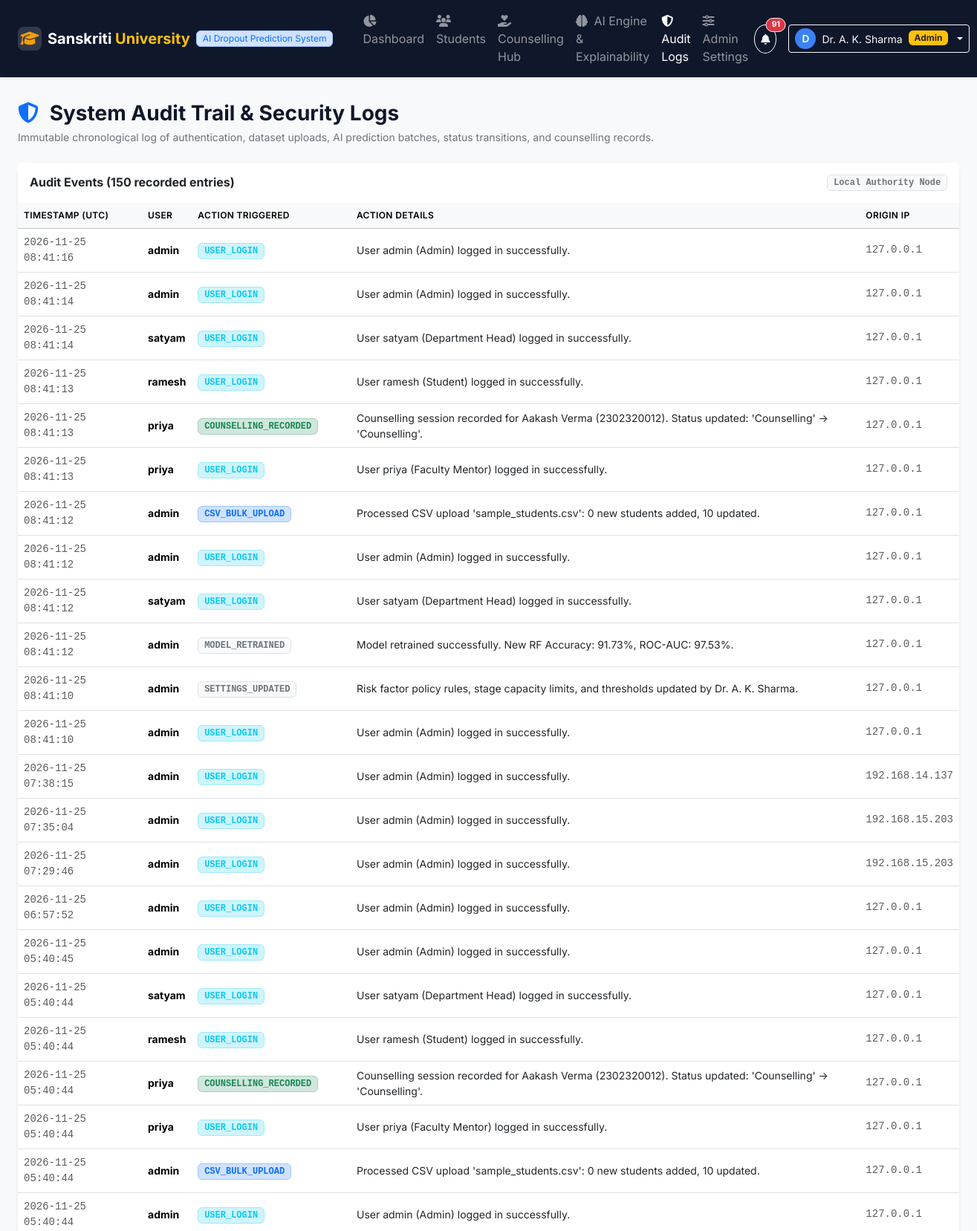
Screenshot of /audit-logs (signed in, upper part) with the database file from the repository.
### database.py (models this page shows)
class AuditLog(db.Model):
    __tablename__ = 'audit_logs'
    id = db.Column(db.Integer, primary_key=True)
    user_id = db.Column(db.Integer, nullable=True)
    username = db.Column(db.String(80), nullable=False, default='System')
    action = db.Column(db.String(100), nullable=False)
    details = db.Column(db.Text, nullable=True)
    ip_address = db.Column(db.String(50), nullable=True, default='127.0.0.1')
    timestamp = db.Column(db.DateTime, default=datetime.utcnow)

### app.py (the view)
    @app.route('/audit-logs')
    @login_required
    @roles_required('Admin', 'Department Head')
    def audit_logs():
        logs = AuditLog.query.order_by(AuditLog.timestamp.desc()).limit(150).all()
        return render_template('audit_logs.html', logs=logs)

### app.py (called while the page is built)
def login_required(f):
    @wraps(f)
    def decorated_function(*args, **kwargs):
        if 'user_id' not in session:
            flash('Please log in to access this portal.', 'warning')
            return redirect(url_for('login', next=request.url))
        return f(*args, **kwargs)
    return decorated_function

def roles_required(*roles):
    def decorator(f):
        @wraps(f)
        def decorated_function(*args, **kwargs):
            if 'user_id' not in session:
                return redirect(url_for('login'))
            user_role = session.get('role')
            if user_role not in roles:
                flash(f"Access denied. Requires one of roles: {', '.join(roles)}", 'danger')
                return redirect(url_for('dashboard'))
            return f(*args, **kwargs)
        return decorated_function
    return decorator

### templates/audit_logs.html (shortened to what this page needs)
{% extends 'base.html' %}
{% block content %}
<div class="container-fluid px-3 px-lg-4">
    <div class="d-flex justify-content-between align-items-center mb-4">
        <div>
            <h3 class="fw-bold text-navy mb-1">
                <i class="fa-solid fa-shield-halved text-primary me-2"></i> System Audit Trail & Security Logs
            </h3>
            <p class="text-secondary small mb-0">
                Immutable chronological log of authentication, dataset uploads, AI prediction batches, status transitions, and counselling records.
            </p>
        </div>
    </div>
    <div class="card border-0 shadow-sm rounded-4">
        <div class="card-header bg-white border-0 py-3 d-flex justify-content-between align-items-center">
            <h6 class="fw-bold text-dark mb-0">Audit Events ({{ logs|length }} recorded entries)</h6>
            <span class="badge bg-light text-secondary border font-monospace">Local Authority Node</span>
        </div>
        <div class="card-body p-0">
            <div class="table-responsive">
                <table class="table table-hover align-middle mb-0 small">
                    <thead class="table-light text-secondary">
                        <tr>
                            <th>Timestamp (UTC)</th>
                            <th>User</th>
                            <th>Action Triggered</th>
                            <th>Action Details</th>
                            <th>Origin IP</th>
                        </tr>
                    </thead>
                    <tbody>
                        {% for log in logs %}
                        <tr>
                            <td class="font-monospace text-muted">{{ log.timestamp.strftime('%Y-%m-%d %H:%M:%S') }}</td>
                            <td>
                                <strong>{{ log.username }}</strong>
                            </td>
                            <td>
                                <span class="badge
                                    {% if 'LOGIN' in log.action %}bg-info-subtle text-info border border-info-subtle
                                    {% elif 'UPLOAD' in log.action %}bg-primary-subtle text-primary border border-primary-subtle
                                    {% elif 'PREDICTION' in log.action %}bg-warning-subtle text-warning-emphasis border border-warning-subtle
                                    {% elif 'COUNSELLING' in log.action %}bg-success-subtle text-success border border-success-subtle
                                    {% elif 'ESCALATION' in log.action %}bg-danger-subtle text-danger border border-danger-subtle
                                    {% else %}bg-light text-secondary border{% endif %} fs-xs font-monospace">
                                    {{ log.action }}
                                </span>
                            </td>
                            <td class="text-dark">{{ log.details }}</td>
                            <td class="font-monospace text-muted">{{ log.ip_address or '127.0.0.1' }}</td>
                        </tr>
                        {% else %}
                        <tr>
                            <td colspan="5" class="text-center py-5 text-muted">
                                No audit log records available.
                            </td>
                        </tr>
                        {% endfor %}
                    </tbody>
                </table>
            </div>
        </div>
    </div>
</div>
{% endblock %}

### static/css/style.css (style rules this page uses)
:root { --primary-color: #1a56db; --navy-color: #0f172a; --navy-header: #1e293b; --accent-warning: #f59e0b; --accent-danger: #ef4444; --accent-success: #10b981; --bg-light: #f8fafc; }
body { font-family: 'Inter', system-ui, -apple-system, sans-serif; color: #1e293b; background-color: var(--bg-light); }
.text-navy { color: var(--navy-color) !important; }
.fs-xs { font-size: 0.75rem !important; }
.table th { font-weight: 600; text-transform: uppercase; font-size: 0.75rem; letter-spacing: 0.03em; }

### rows the page displays
AuditLog: timestamp "2026-11-25 08:41:16", username "admin", action "USER_LOGIN", details "User admin (Admin) logged in successfully.", ip_address "127.0.0.1"
AuditLog: timestamp "2026-11-25 08:41:14", username "admin", action "USER_LOGIN", details "User admin (Admin) logged in successfully.", ip_address "127.0.0.1"
AuditLog: timestamp "2026-11-25 08:41:14", username "satyam", action "USER_LOGIN", details "User satyam (Department Head) logged in successfully.", ip_address "127.0.0.1"
AuditLog: timestamp "2026-11-25 08:41:13", username "ramesh", action "USER_LOGIN", details "User ramesh (Student) logged in successfully.", ip_address "127.0.0.1"
AuditLog: timestamp "2026-11-25 08:41:13", username "priya", action "COUNSELLING_RECORDED", details "Counselling session recorded for Aakash Verma (2302320012). Status updated: 'Counselling' -> 'Counselling'.", ip_address "127.0.0.1"
AuditLog: timestamp "2026-11-25 08:41:13", username "priya", action "USER_LOGIN", details "User priya (Faculty Mentor) logged in successfully.", ip_address "127.0.0.1"
AuditLog: timestamp "2026-11-25 08:41:12", username "admin", action "CSV_BULK_UPLOAD", details "Processed CSV upload 'sample_students.csv': 0 new students added, 10 updated.", ip_address "127.0.0.1"
AuditLog: timestamp "2026-11-25 08:41:12", username "admin", action "USER_LOGIN", details "User admin (Admin) logged in successfully.", ip_address "127.0.0.1"
AuditLog: timestamp "2026-11-25 08:41:12", username "satyam", action "USER_LOGIN", details "User satyam (Department Head) logged in successfully.", ip_address "127.0.0.1"
AuditLog: timestamp "2026-11-25 08:41:12", username "admin", action "MODEL_RETRAINED", details "Model retrained successfully. New RF Accuracy: 91.73%, ROC-AUC: 97.53%.", ip_address "127.0.0.1"
AuditLog: timestamp "2026-11-25 08:41:10", username "admin", action "SETTINGS_UPDATED", details "Risk factor policy rules, stage capacity limits, and thresholds updated by Dr. A. K. Sharma.", ip_address "127.0.0.1"
AuditLog: timestamp "2026-11-25 08:41:10", username "admin", action "USER_LOGIN", details "User admin (Admin) logged in successfully.", ip_address "127.0.0.1"
AuditLog: timestamp "2026-11-25 07:38:15", username "admin", action "USER_LOGIN", details "User admin (Admin) logged in successfully.", ip_address "192.168.14.137"
AuditLog: timestamp "2026-11-25 07:35:04", username "admin", action "USER_LOGIN", details "User admin (Admin) logged in successfully.", ip_address "192.168.15.203"
AuditLog: timestamp "2026-11-25 07:29:46", username "admin", action "USER_LOGIN", details "User admin (Admin) logged in successfully.", ip_address "192.168.15.203"
AuditLog: timestamp "2026-11-25 06:57:52", username "admin", action "USER_LOGIN", details "User admin (Admin) logged in successfully.", ip_address "127.0.0.1"
AuditLog: timestamp "2026-11-25 05:40:45", username "admin", action "USER_LOGIN", details "User admin (Admin) logged in successfully.", ip_address "127.0.0.1"
AuditLog: timestamp "2026-11-25 05:40:44", username "satyam", action "USER_LOGIN", details "User satyam (Department Head) logged in successfully.", ip_address "127.0.0.1"
AuditLog: timestamp "2026-11-25 05:40:44", username "ramesh", action "USER_LOGIN", details "User ramesh (Student) logged in successfully.", ip_address "127.0.0.1"
AuditLog: timestamp "2026-11-25 05:40:44", username "priya", action "COUNSELLING_RECORDED", details "Counselling session recorded for Aakash Verma (2302320012). Status updated: 'Counselling' -> 'Counselling'.", ip_address "127.0.0.1"
AuditLog: timestamp "2026-11-25 05:40:44", username "priya", action "USER_LOGIN", details "User priya (Faculty Mentor) logged in successfully.", ip_address "127.0.0.1"
AuditLog: timestamp "2026-11-25 05:40:44", username "admin", action "CSV_BULK_UPLOAD", details "Processed CSV upload 'sample_students.csv': 0 new students added, 10 updated.", ip_address "127.0.0.1"
AuditLog: timestamp "2026-11-25 05:40:44", username "admin", action "USER_LOGIN", details "User admin (Admin) logged in successfully.", ip_address "127.0.0.1"

### other values shown
{{ unread_notifications_count }} "91"
{{ current_user.get('name', 'User')[0] }} "D"
{{ current_user.get('name') }} "Dr. A. K. Sharma"
{{ current_user.get('role') }} "Admin"
{{ logs|length }} "150"
